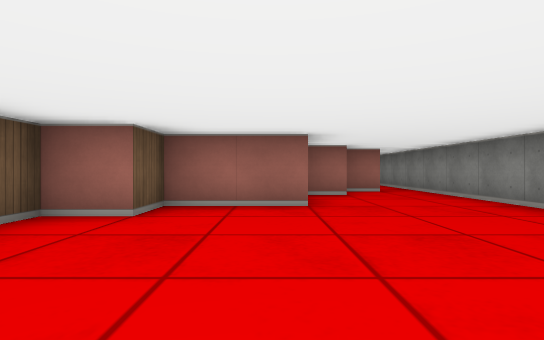
view 1 (above)

24 first-person views from a walk through a cub3D level. The camera is about half as high as the walls, looks level and sees 80° across. The floor is counted in squares. Each view is taken from the middle of a square. On the plan, view 1 faces up. The plan holds only what a view shows up to about 9 squares ahead; the rest is blank.

view 2
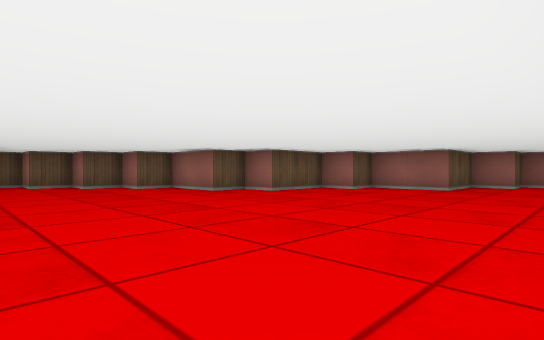

view 3
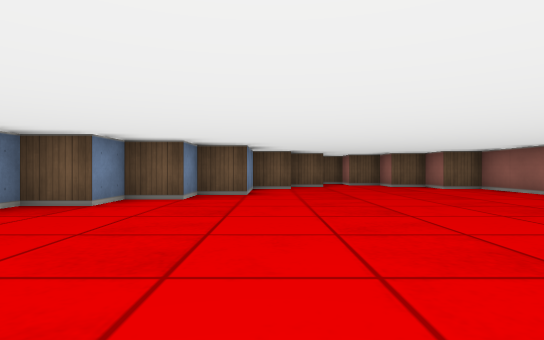

view 4
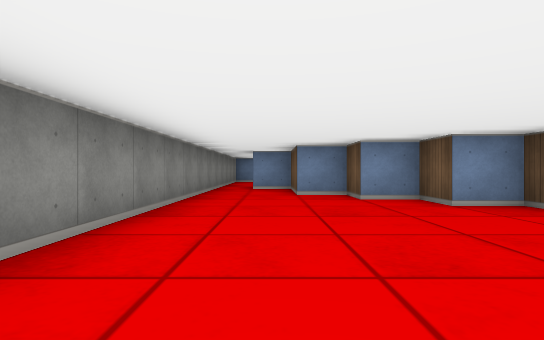

view 5
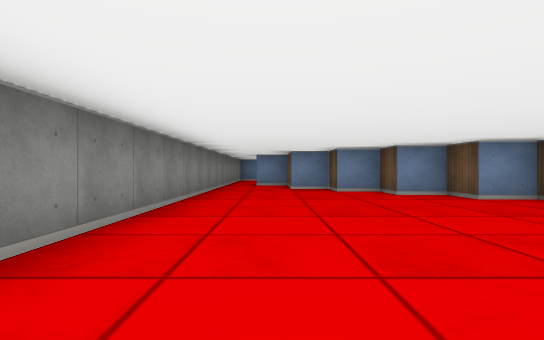

view 6
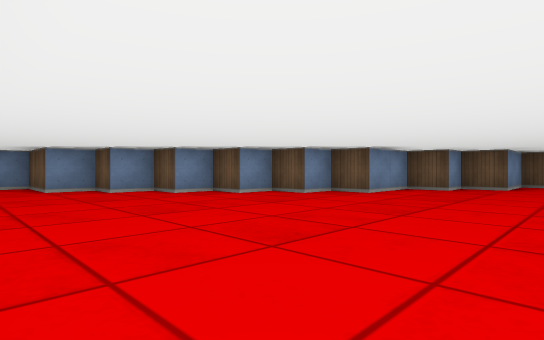

view 7
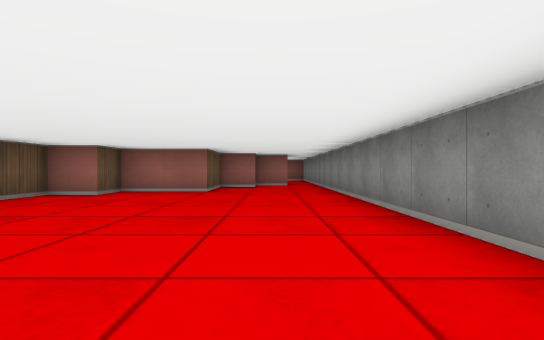

view 8
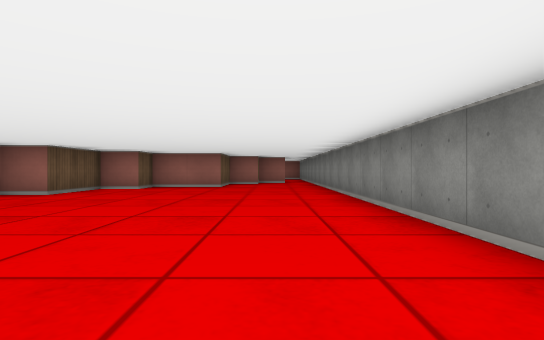

view 9
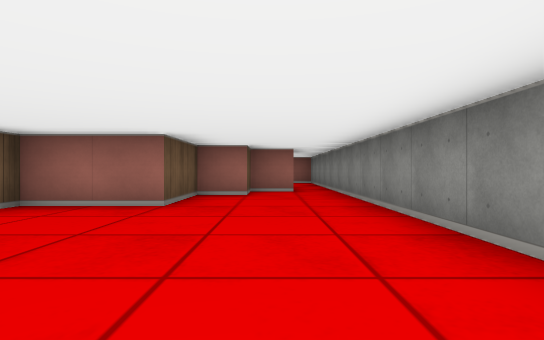

view 10
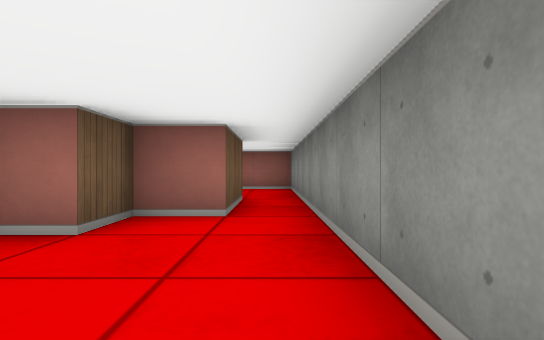

view 11
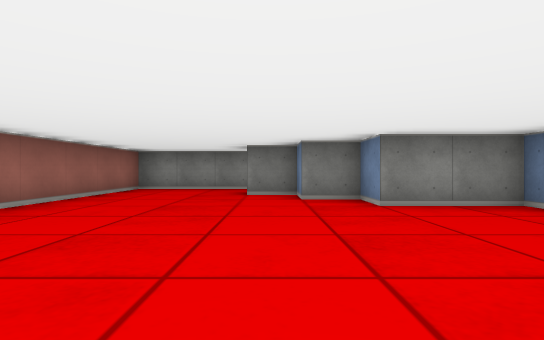

view 12
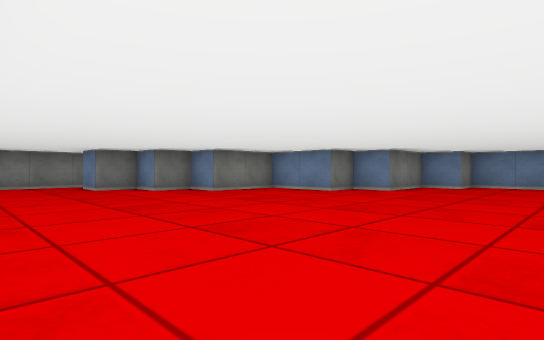

view 13
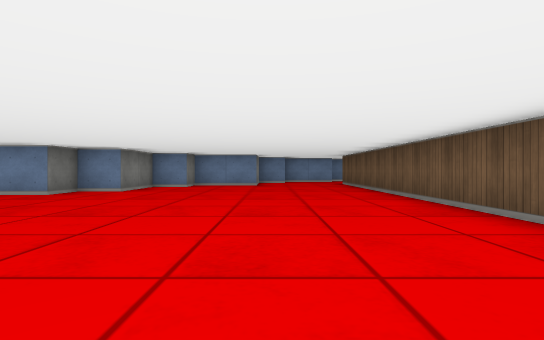

view 14
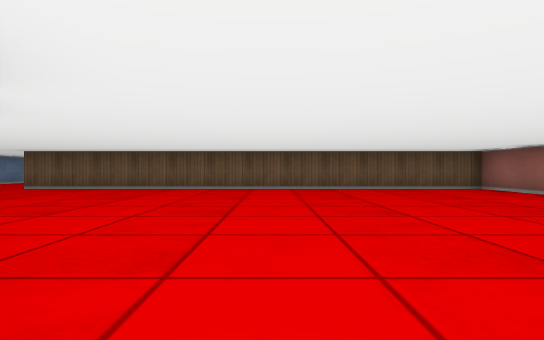

view 15
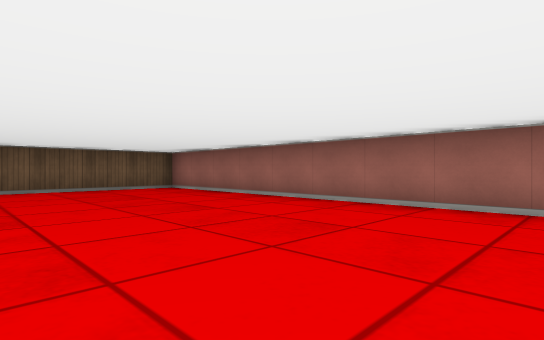

view 16
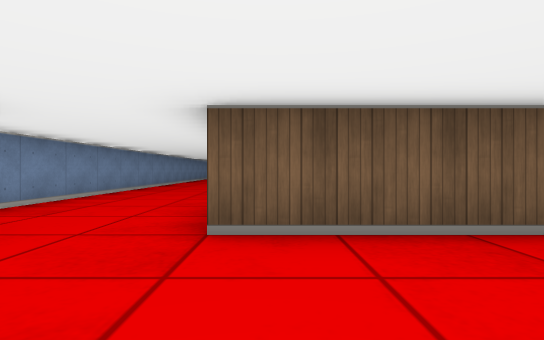

view 17
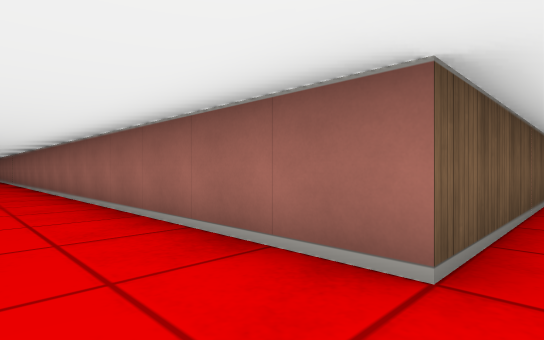

view 18
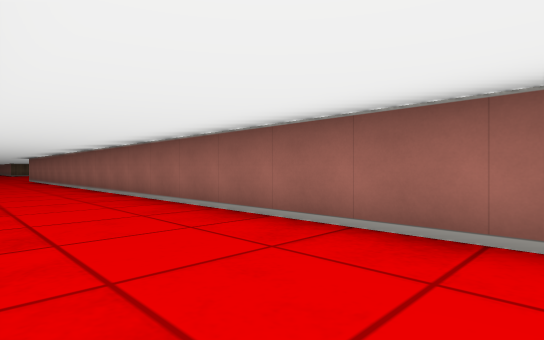

view 19
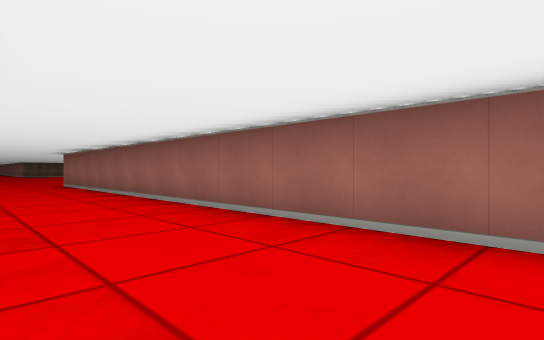

view 20
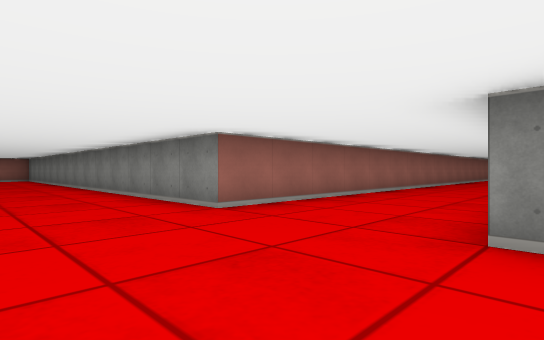

view 21
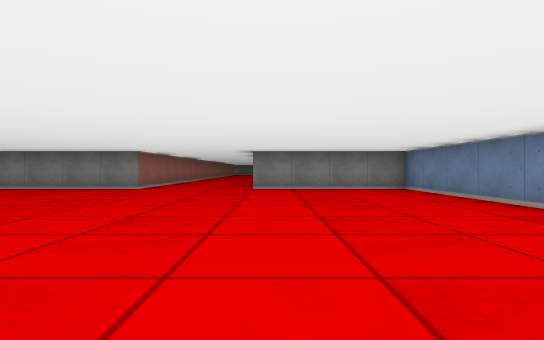

view 22
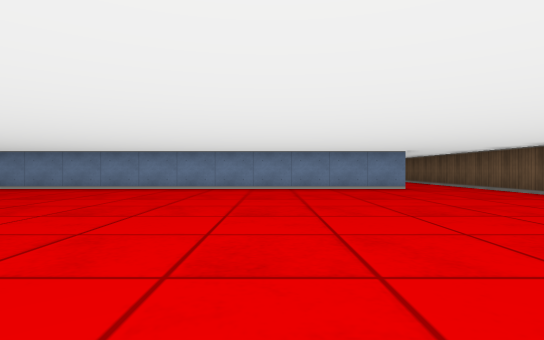

view 23
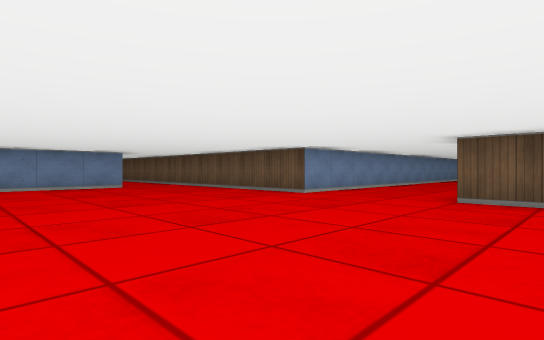

view 24
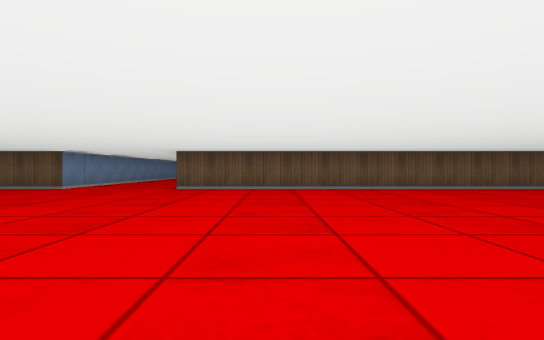

### Floor plan
Points are (right, up) in squares from view 1. A wall is a line through its corners. A room is listed if a view was taken in it or the views show most of it. See-through windows are left out.
Room 1 (views 1, 2, 3, 4, 5, 6, 7, 8, 9, 10)
walls: (-6.5, -0.8) (-6.5, -1.5) (-7.1, -1.5); (-7.5, -1.8) (-7.5, -2.5); (-8.2, -3.5) (-6.5, -3.5) (-6.5, -4.5) (-5.5, -4.5) (-5.5, -5.5) (-3.5, -5.5) (-3.5, -6.5) (-2.5, -6.5) (-2.5, -7.5) (-1.5, -7.5) (-1.5, -8.5) (-0.5, -8.5) (-0.5, -9.5) (0.5, -9.5) (0.5, -10.5) (1.5, -10.5) (1.5, -12.5) (2.5, -12.5); (-8.5, -2.8) (-8.5, -3.2); (3.5, -12.9) (3.5, 9.5); (2.5, 9.5) (2.5, 7.5) (1.5, 7.5) (1.5, 6.5) (0.5, 6.5) (0.5, 4.5) (-1.5, 4.5) (-1.5, 3.5) (-2.5, 3.5) (-2.5, 1.5) (-3.5, 1.5) (-3.5, 0.5) (-5.5, 0.5) (-5.5, -0.5) (-6.2, -0.5)
ways out: opening at (3, 9) to room 2; opening at (3, -13)
Room 2 (views 11, 12, 13, 14, 15)
walls: (-3.5, 2.8) (-3.5, 4.5) (-2.5, 4.5) (-2.5, 5.5) (-0.5, 5.5) (-0.5, 7.5) (0.5, 7.5) (0.5, 8.5) (1.5, 8.5) (1.5, 9.5) (2.5, 9.5); (-4.5, 1.8) (-4.5, 2.5) (-3.8, 2.5); (-6.1, 1.5) (-4.8, 1.5); (3.5, 9.5) (3.5, 12.5) (-9.5, 12.5) (-9.5, 1.5)
ways out: opening at (3, 9) to room 1; opening at (-8, 1.3) to room 3
Room 3 (views 16, 17, 18, 19, 20, 21, 22, 23, 24)
walls: (-44.6, -6.5) (-31.5, -6.5) (-31.5, -2.5); (-49.2, -1.5) (-46.5, -1.5) (-46.5, -7); (-46.5, 11.1) (-46.5, 1.5); (-16, -2.5) (-11.1, -2.5); (-9.5, 1.5) (-9.5, 0.5) (-31.5, 0.5) (-31.5, 7.1)
ways out: opening at (-8, 1.3) to room 2

Where each view was taken, in squares from view 1:
view 1: 0 up, 0 right, facing up
view 2: 4 down, 3 right, facing up-left
view 3: 5 down, 3 right, facing left
view 4: 4 down, 2 right, facing down
view 5: 2 down, 2 right, facing down
view 6: 2 down, 3 right, facing down-left
view 7: 3 down, 2 right, facing up
view 8: 5 down, 2 right, facing up
view 9: 0 up, 2 right, facing up
view 10: 4 up, 3 right, facing up
view 11: 9 up, 5 left, facing right
view 12: 12 up, 7 left, facing down-right
view 13: 12 up, 7 left, facing down
view 14: 7 up, 1 left, facing left
view 15: 8 up, 1 left, facing up-left
view 16: 1 up, 7 left, facing left
view 17: 1 down, 9 left, facing up-left
view 18: 2 down, 14 left, facing up-left
view 19: 2 down, 20 left, facing up-left
view 20: 3 down, 34 left, facing up-right
view 21: 3 down, 40 left, facing right
view 22: 2 up, 41 left, facing down
view 23: 3 up, 41 left, facing down-left
view 24: 4 up, 38 left, facing left
